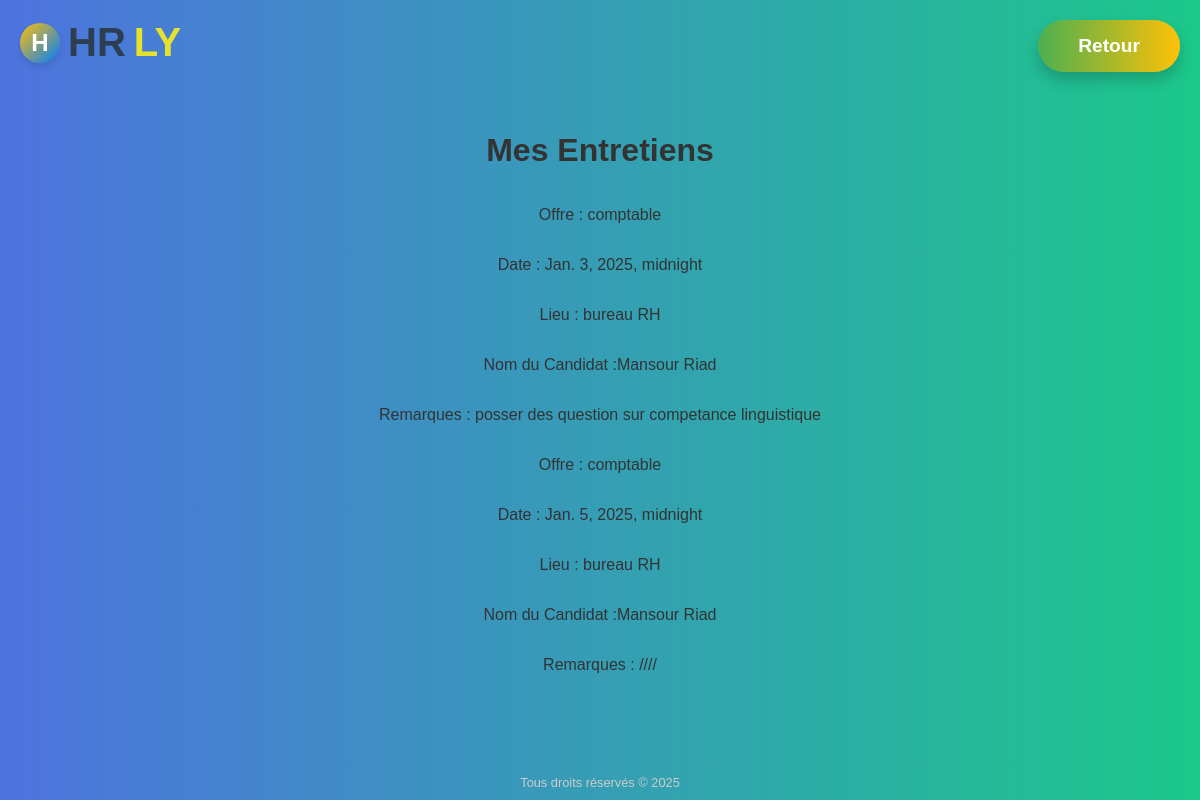
Page /main/mes-entretiens/ (signed in) on the earlier database version.
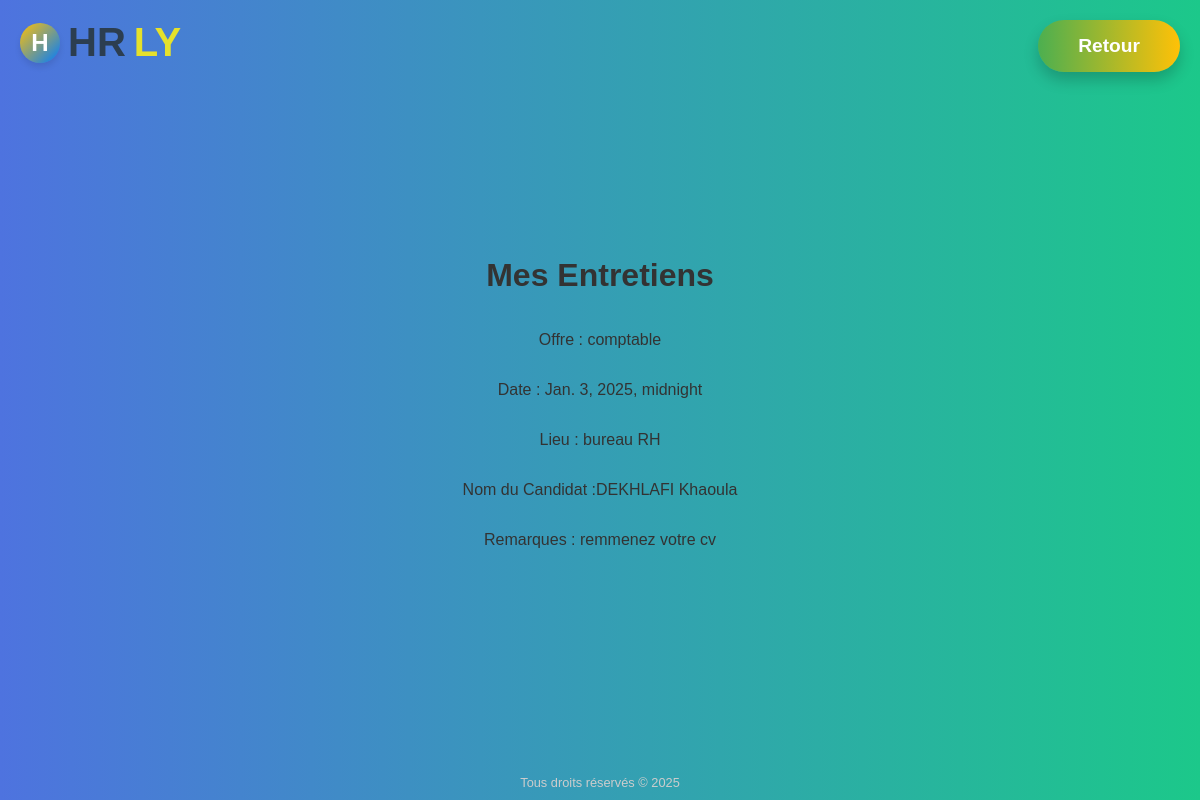
Same page on the later database version.
### projectapp/models.py (models this page shows, shortened)
class Entretien(models.Model):
    candidature = models.ForeignKey(Candidature, on_delete=models.CASCADE)
    date = models.DateTimeField()
    lieu = models.CharField(max_length=200)
    remarques = models.TextField(blank=True)

class Candidature(models.Model):
    STATUS_CHOICES = [
        ('en_attente', 'En attente'),
        ('acceptee', 'Acceptée'),
        ('refusee', 'Refusée'),
    ]
    offre = models.ForeignKey(OffreEmploi, on_delete=models.CASCADE, related_name='candidatures')
    candidat = models.ForeignKey(User, on_delete=models.CASCADE)
    lettre_motivation = models.TextField()
    status = models.CharField(max_length=10, choices=STATUS_CHOICES, default='en_attente')
    nom = models.CharField(max_length=100)
    prenom = models.CharField(max_length=100)
    email = models.EmailField()
    telephone = models.CharField(max_length=15)
    adresse = models.TextField()

class OffreEmploi(models.Model):
    titre = models.CharField(max_length=200)
    description = models.TextField()
    date_publication = models.DateTimeField(auto_now_add=True)

### projectapp/views.py (the view)
# urls.py: path('mes-entretiens/', views.mes_entretiens, name='mes_entretiens'),
def mes_entretiens(request):
    entretiens = Entretien.objects.filter(candidature__candidat=request.user)
    return render(request, 'condidat/mes_entretiens.html', {'entretiens': entretiens})

### projectapp/templates/condidat/mes_entretiens.html (shortened to what this page needs)
<!DOCTYPE html>
<html lang="fr">
<head>
</head>
<body>
  <div class="logo">
    <div class="logo-icon">H</div>
    <span>HR</span><span>ly</span>
  </div>
  <a class="btn-retour" href="{% url 'candidat_home'%}">Retour</a>
  <h1>Mes Entretiens</h1>
{% for entretien in entretiens %}
    <p>Offre : {{ entretien.candidature.offre.titre }}</p>
    <p>Date : {{ entretien.date }}</p>
    <p>Lieu : {{ entretien.lieu }}</p>
    <p>Nom du Candidat :{{ entretien.candidature.nom }} {{ entretien.candidature.prenom }} </p>
    <p>Remarques : {{ entretien.remarques }}</p>
{% endfor %}
  <footer>
    Tous droits réservés © 2025
  </footer>
</body>
</html>

Differences in the rows shown:
removed Entretien: candidature.offre.titre "comptable", date "Jan. 3, 2025, midnight", lieu "bureau RH", candidature.nom "Mansour", candidature.prenom "Riad", remarques "posser des question sur competance linguistique"
removed Entretien: candidature.offre.titre "comptable", date "Jan. 5, 2025, midnight", lieu "bureau RH", candidature.nom "Mansour", candidature.prenom "Riad", remarques "////"
added Entretien: candidature.offre.titre "comptable", date "Jan. 3, 2025, midnight", lieu "bureau RH", candidature.nom "DEKHLAFI", candidature.prenom "Khaoula", remarques "remmenez votre cv"
